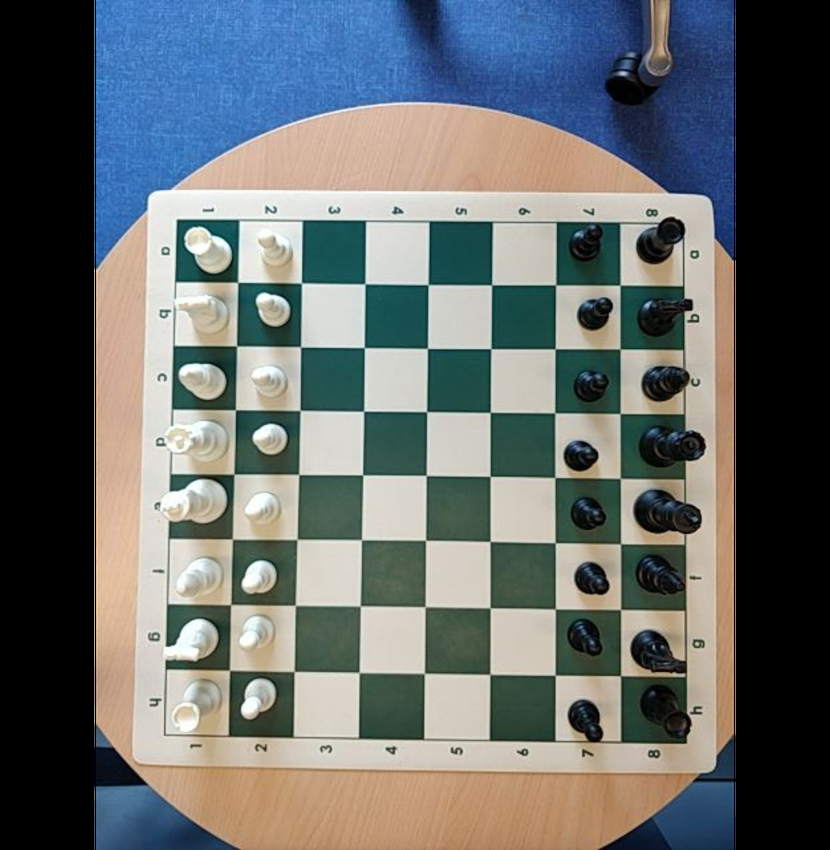
#> input picture samples/canvas.png, 830 x 850 px, shrunk from 1075 x 1101 before the run
$ jupyter execute --allow-errors prototype.ipynb
#> lines starting #> are read from the running program, lines starting #| are printed output that depends on the picture; after the words box and inside, x2 and y2 are one past the last pixel; in counts of white or black regions, pixels touching at a corner belong together
[cell 1]
import cv2
from matplotlib import pyplot as plt
import numpy as np
import math
import os

[cell 2]
image_path_a = 'samples/canvas.png'
image_a = cv2.imread(image_path_a)
#> image_a is the input picture: shape (850, 830, 3); mean B, G, R 106.8, 107.1, 102.1
image_a = cv2.cvtColor(image_a, cv2.COLOR_BGR2RGB)
gray_a = cv2.cvtColor(image_a, cv2.COLOR_BGR2GRAY)

image_path_b = 'samples/b.png'
image_b = cv2.imread(image_path_b)
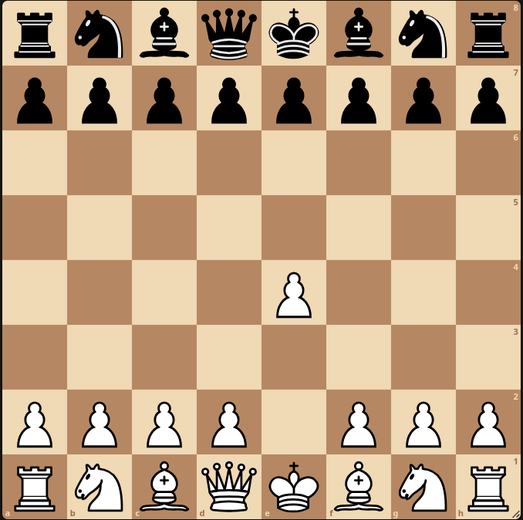
#> input picture samples/b.png, 523 x 520 px, shrunk from 678 x 674 before the run
#> image_b is the input picture: shape (520, 523, 3); mean B, G, R 131.4, 162.2, 191
image_b = cv2.cvtColor(image_b, cv2.COLOR_BGR2RGB)
gray_b = cv2.cvtColor(image_b, cv2.COLOR_BGR2GRAY)

[cell 3]
plt.imshow(gray_a, cmap='gray')
plt.axis('off')
plt.show()

[cell 4]
blurred_a = cv2.GaussianBlur(gray_a, (3, 3), 0)
plt.imshow(blurred_a, cmap='gray')
plt.axis('off')
plt.show()

[cell 5]
threshold_kernel_size = blurred_a.shape[0] // 32 * 2 + 1
#> threshold_kernel_size = 53
thresh = cv2.adaptiveThreshold(
    blurred_a, 255, cv2.ADAPTIVE_THRESH_MEAN_C, cv2.THRESH_BINARY, threshold_kernel_size, 3
)
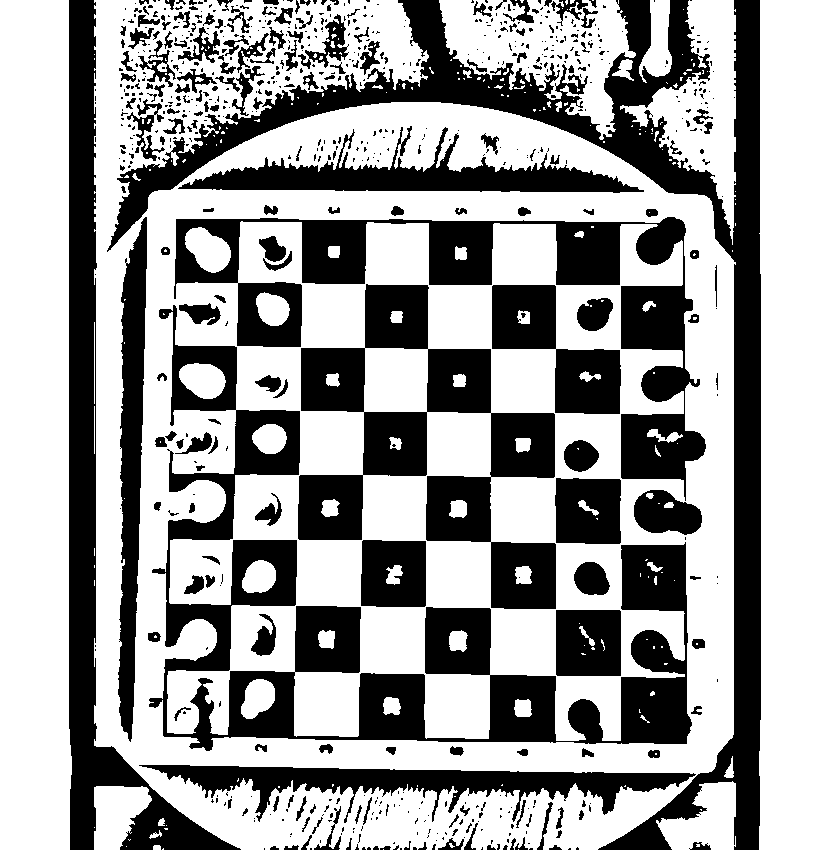
#> thresh: shape (850, 830); 62.4% white; 712 black regions (517 under 20 px), largest, box (x1, y1, x2, y2) and area: (107, 0, 761, 850) 52979, (149, 305, 692, 751) 48375, (298, 284, 556, 609) 31281
plt.imshow(thresh, cmap='gray')
plt.axis('off')
plt.show()

[cell 6]
edges = cv2.Canny(thresh, 50, 200, None, 3)
#> edges: shape (850, 830); 5.6% white in thin lines or dots, all inside (x1, y1, x2, y2) = (68, 0, 761, 850)

plt.imshow(edges, cmap='gray')
plt.axis('off')
plt.show()

[cell 7]
# Close gaps in the border
kernel = cv2.getStructuringElement(cv2.MORPH_RECT, (3, 3))
edges = cv2.morphologyEx(edges, cv2.MORPH_CLOSE, kernel)
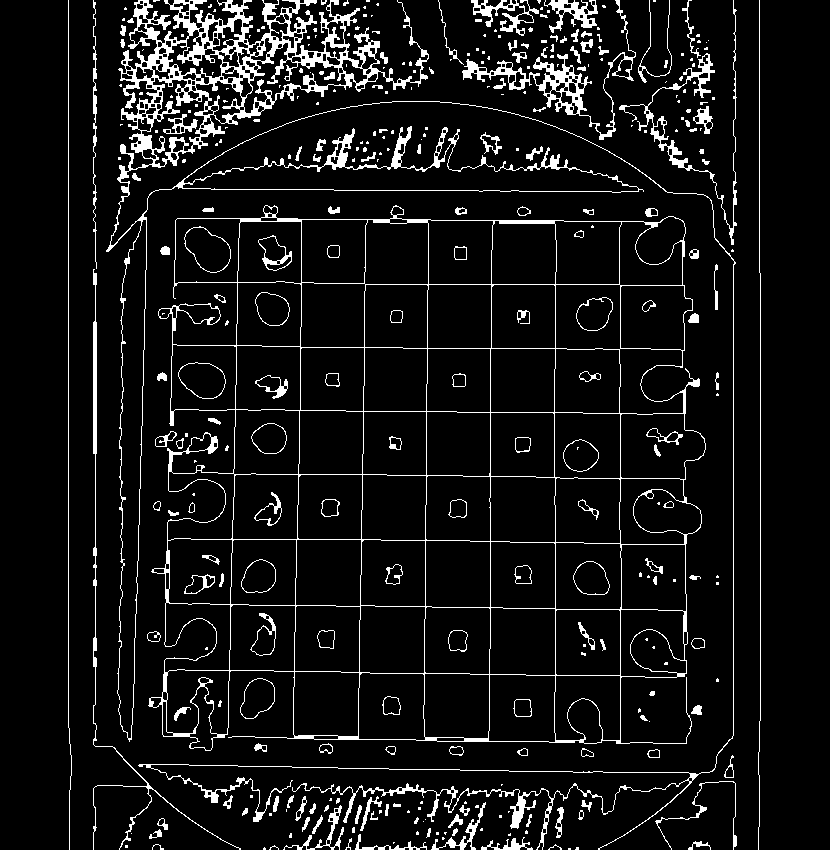
#> edges: shape (850, 830); 7.8% white; 340 white regions (177 under 20 px)

plt.imshow(edges, cmap='gray')
plt.axis('off')
plt.show()

[cell 8]
contours, _ = cv2.findContours(
    edges, cv2.RETR_EXTERNAL, cv2.CHAIN_APPROX_SIMPLE
)
#> contours = 270 contours, 183 with area under 20; largest, box (x1, y1, x2, y2) and area: (148, 205, 706, 751) 250244, (106, 0, 736, 850) 43907, (462, 0, 636, 140) 2788, (619, 0, 737, 245) 1142, (240, 678, 275, 719) 986

preview = image_a.copy()
cv2.drawContours(preview, contours, -1, (255, 0, 0), 2)
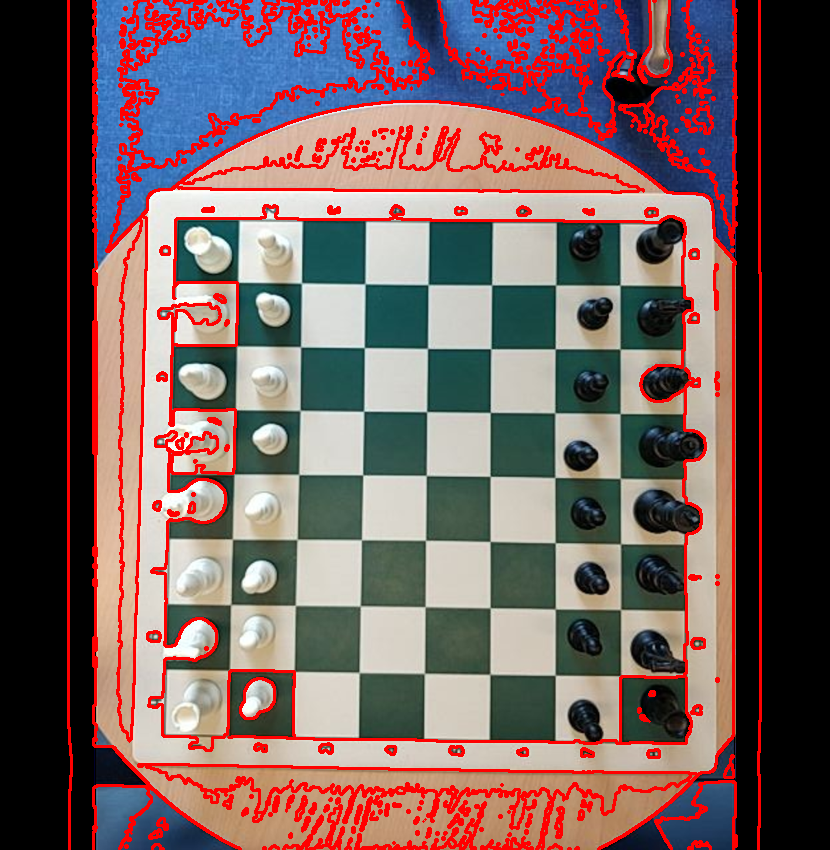
#> preview: shape (850, 830, 3); mean R, G, B 117.3, 94, 92.7
plt.imshow(preview)
plt.axis('off')
plt.show()

[cell 9]
# largest quadrilateral
board = None
for cnt in sorted(contours, key=cv2.contourArea, reverse=True):
    peri = cv2.arcLength(cnt, True)
    approx = cv2.approxPolyDP(cnt, 0.04 * peri, True)

    if len(approx) == 4:

        board = approx.reshape(4, 2)

        tl = board[np.argmin(board.sum(axis=1))]
        br = board[np.argmax(board.sum(axis=1))]
        tr = board[np.argmin(np.diff(board, axis=1))]
        bl = board[np.argmax(np.diff(board, axis=1))]


        # Add margin to the bounding box
        margin = 10  # Adjust this value as needed
        tl = (tl[0] - margin, tl[1] - margin)
        br = (br[0] + margin, br[1] + margin)
        tr = (tr[0] + margin, tr[1] - margin)
        bl = (bl[0] - margin, bl[1] + margin)

        board = np.array([tl, tr, br, bl], dtype=np.int32)
        break
#> this loop made 1 pass
#> (peri, approx, margin) on pass 1: (4050.4, [[177, 218], [163, 736], [686, 743], [683, 221]], 10)

[cell 10]
if board is not None:
    # Order points in clockwise order
    rect = np.zeros((4, 2), dtype="float32")
    s = board.sum(axis=1)
#> s = [375, 904, 1449, 899]
    rect[0] = board[np.argmin(s)]
    rect[2] = board[np.argmax(s)]

    diff = np.diff(board, axis=1)
#> diff = [41, -482, 57, 593]
    rect[1] = board[np.argmin(diff)]
    rect[3] = board[np.argmax(diff)]

    (tl, tr, br, bl) = rect

    width_a = np.linalg.norm(br - bl)
    width_b = np.linalg.norm(tr - tl)
    max_width = max(int(width_a), int(width_b))

    height_a = np.linalg.norm(tr - br)
    height_b = np.linalg.norm(tl - bl)
    max_height = max(int(height_a), int(height_b))

    dst = np.array([
        [0, 0],
        [max_width - 1, 0],
        [max_width - 1, max_height - 1],
        [0, max_height - 1]], dtype="float32")

    M = cv2.getPerspectiveTransform(rect, dst)
    warped_a = cv2.warpPerspective(image_a, M, (max_width, max_height))

    plt.imshow(warped_a)
    plt.axis('off')
    plt.show()

[cell 11]
blurred_warped_a = cv2.GaussianBlur(warped_a, (3, 3), 0)
plt.imshow(blurred_warped_a)
plt.axis('off')
plt.show()

[cell 12]
gray_warped_a = cv2.cvtColor(warped_a, cv2.COLOR_BGR2GRAY)

[cell 13]
threshold_kernel_size = blurred_warped_a.shape[0] // 8 * 2 + 1
#> threshold_kernel_size = 135
thresh_warped = cv2.adaptiveThreshold(
    gray_warped_a, 255, cv2.ADAPTIVE_THRESH_MEAN_C, cv2.THRESH_BINARY, threshold_kernel_size, 3
)
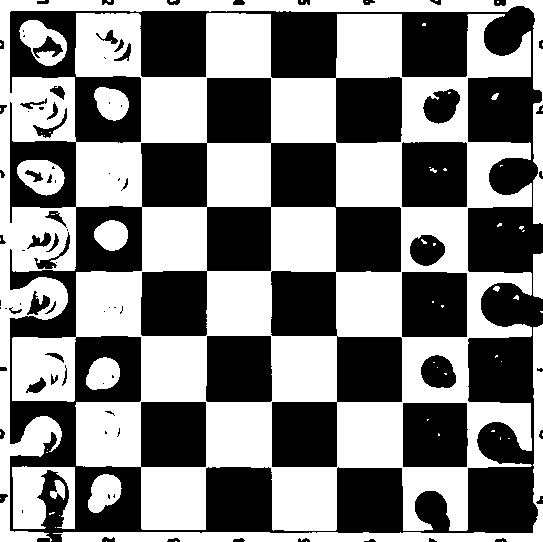
#> thresh_warped: shape (542, 543); 51.1% white; 88 black regions (31 under 20 px), largest, box (x1, y1, x2, y2) and area: (10, 6, 543, 542) 120856, (206, 336, 272, 402) 4271, (402, 272, 467, 337) 4194

# # Draw black border around the warped image to avoid false positives at the edges
# border_size = 1
# thresh_warped[:border_size, :] = 0
# thresh_warped[-border_size:, :] = 0
# thresh_warped[:, :border_size] = 0
# thresh_warped[:, -border_size:] = 0

plt.imshow(thresh_warped, cmap='gray')
plt.axis('off')
plt.show()

[cell 14]
edges = cv2.Canny(thresh_warped, 50, 150, apertureSize=3)
#> edges: shape (542, 543); 4.7% white in thin lines or dots

# Close gaps in the border
kernel = cv2.getStructuringElement(cv2.MORPH_RECT, (3, 3))
edges = cv2.morphologyEx(edges, cv2.MORPH_CLOSE, kernel)
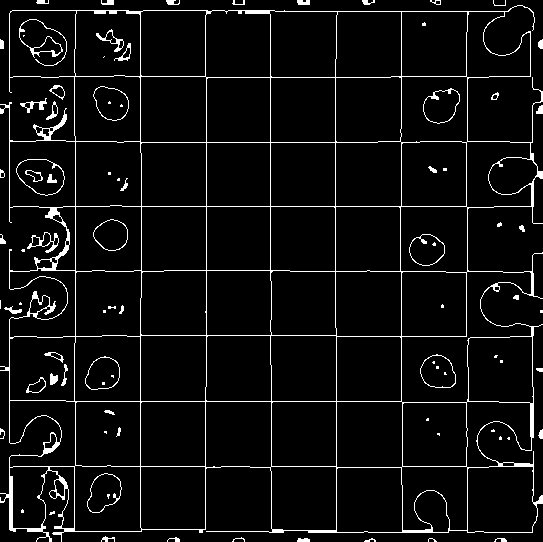
#> edges: shape (542, 543); 5.5% white in thin lines or dots

plt.imshow(edges, cmap='gray')
plt.axis('off')
plt.show()

[cell 15]
# Detect hough lines in the warped image to draw grid
lines = cv2.HoughLines(edges, 1, np.pi / 180, 200)
#> lines = 18 rows, first 8: [206, 1.57], [9, 0], [466, 1.57], [140, 0], [401, 1.57], [401, 0], [206, 0], [270, 0]

# Create black image to draw lines on grayscale 1 channel
line_image = np.ones_like(gray_warped_a) * 255

# Draw the detected lines on the warped image
if lines is not None:
    for rho, theta in lines[:, 0]:
        a = np.cos(theta)
        b = np.sin(theta)
        x0 = a * rho
        y0 = b * rho
        x1 = int(x0 + 1000 * (-b))
        y1 = int(y0 + 1000 * (a))
        x2 = int(x0 - 1000 * (-b))
        y2 = int(y0 - 1000 * (a))
        cv2.line(line_image, (x1, y1), (x2, y2), (0, 0, 0), 2)
#> this loop made 18 passes
#> (rho, theta, a, b, x0, y0, x1, y1) on passes 1 to 12: (206, 1.57, -4.37e-08, 1, -9e-06, 206, -1000, 205), (9, 0, 1, 0, 9, 0, 9, 1000), (466, 1.57, -4.37e-08, 1, -2.04e-05, 466, -1000, 465), (140, 0, 1, 0, 140, 0, 140, 1000), (401, 1.57, -4.37e-08, 1, -1.75e-05, 401, -1000, 400), (401, 0, 1, 0, 401, 0, 401, 1000), (206, 0, 1, 0, 206, 0, 206, 1000), (270, 0, 1, 0, 270, 0, 270, 1000), (11, 1.57, -4.37e-08, 1, -4.81e-07, 11, -1000, 10), (75, 0, 1, 0, 75, 0, 75, 1000), (142, 1.57, -4.37e-08, 1, -6.21e-06, 142, -1000, 141), (271, 1.57, -4.37e-08, 1, -1.18e-05, 271, -1000, 270)
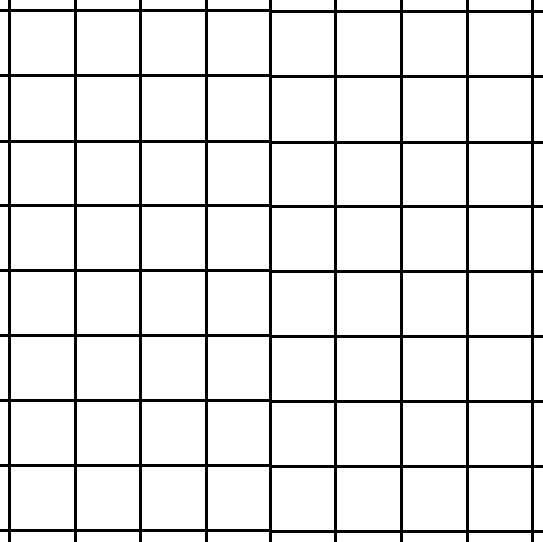
#> line_image: shape (542, 543); 90.3% white; 1 black region


plt.imshow(line_image, cmap='gray')
plt.axis('off')
plt.show()

[cell 16]
# Line image is a binary image with grid lines
# Extract all the grid squares from the line image
contours, _ = cv2.findContours(line_image, cv2.RETR_EXTERNAL, cv2.CHAIN_APPROX_SIMPLE)
#> contours = 100 contours; largest, box (x1, y1, x2, y2) and area: (403, 78, 466, 141) 3844, (337, 78, 400, 141) 3844, (142, 77, 205, 140) 3844, (11, 77, 74, 140) 3844, (403, 468, 466, 530) 3782
rectangles = []
for cnt in contours:
    x, y, w, h = cv2.boundingRect(cnt)
    aspect_ratio = w / h
    if 0.8 < aspect_ratio < 1.2 and w > 20 and h > 20:  # Filter for square-like contours

        # Add small margin to the bounding box to avoid cutting off the edges of the cells
        margin = 5  # Adjust this value as needed
        x = max(x - margin, 0)
        y = max(y - margin, 0)
        w = min(w + 2 * margin, line_image.shape[1] - x)
        h = min(h + 2 * margin, line_image.shape[0] - y)
        rectangles.append((x, y, w, h))
#> this loop made 100 passes
#> (cnt, x, y, w, h, aspect_ratio) on passes 1 to 9: ([[534, 533], [534, 541], [542, 541], [542, 533]], 534, 533, 9, 9, 1), ([[469, 533], [469, 541], [530, 541], [530, 533]], 469, 533, 62, 9, 6.89), ([[403, 533], [403, 541], [465, 541], [465, 533]], 403, 533, 63, 9, 7), ([[337, 533], [337, 541], [399, 541], [399, 533]], 337, 533, 63, 9, 7), ([[272, 533], [272, 541], [333, 541], [333, 533]], 272, 533, 62, 9, 6.89), ([[208, 532], [208, 541], [268, 541], [268, 532]], 208, 532, 61, 10, 6.1), ([[142, 532], [142, 541], [204, 541], [204, 532]], 142, 532, 63, 10, 6.3), ([[77, 532], [77, 541], [138, 541], [138, 532]], 77, 532, 62, 10, 6.2), ([[11, 532], [11, 541], [73, 541], [73, 532]], 11, 532, 63, 10, 6.3)
#> (x, y, w, h, aspect_ratio) on passes 62 to 65: (464, 139, 72, 71, 1.02), (398, 139, 73, 71, 1.03), (332, 139, 73, 71, 1.03), (267, 144, 62, 61, 1.02)


# Sort the rectangles from left to right, top to bottom
rectangles.sort(key=lambda r: (r[1] // 50, r[0] // 50))

print(f'Found {len(rectangles)} rectangles')
#| Found 64 rectangles

# Extract all rectangles from the warped image to two dimensional list of cells
cells = [[] for _ in range(8)]
for (x, y, w, h) in rectangles:
    row = y // h
    col = x // w
    cell = warped_a[y:y+h, x:x+w]
    cells[row].append(cell)
#> this loop made 64 passes
#> (x, y, w, h) on passes 1 to 12: (6, 7, 73, 72), (72, 7, 72, 72), (137, 7, 73, 72), (203, 7, 71, 72), (267, 8, 72, 72), (332, 8, 73, 72), (398, 8, 73, 72), (464, 8, 72, 72), (6, 72, 73, 73), (72, 72, 72, 73), (137, 72, 73, 73), (203, 72, 71, 73)
#> pass 1, `cell = warped_a[y:y+h, x:x+w]`:
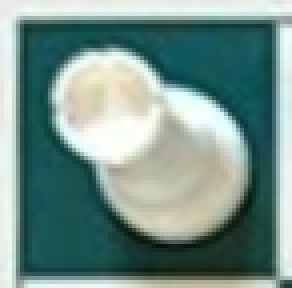
#> cell: shape (72, 73, 3) (shown 4 times larger); mean R, G, B 119, 146.4, 139.9
#> pass 3, `cell = warped_a[y:y+h, x:x+w]`:
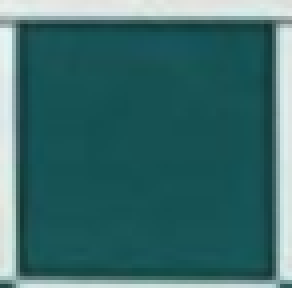
#> cell: shape (72, 73, 3) (shown 4 times larger); mean R, G, B 58.7, 108, 108.4

[cell 17]
print(f'Extracted {sum(len(row) for row in cells)} cells')
#| Extracted 64 cells
